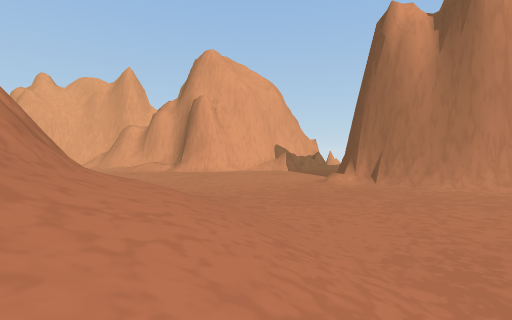
view 1 (above)

22 first-person views from a walk through a scene from a Unity 3-D project. The camera is 1.4 m above the floor, tilts 2° down and sees 85° across. The floor is counted in squares, 2 m on a side. Each view is taken from the middle of a square. On the plan, view 1 faces up. The plan holds only what a view shows up to about 9 squares ahead; the rest is blank. The place goes on beyond the plan. The player is left out.

view 2
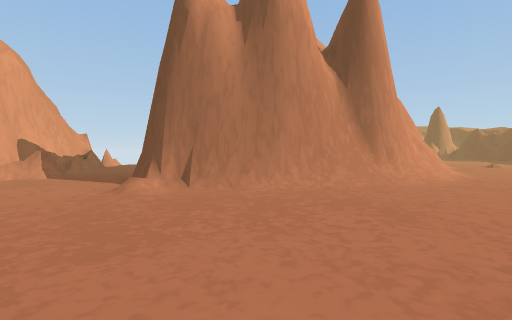

view 3
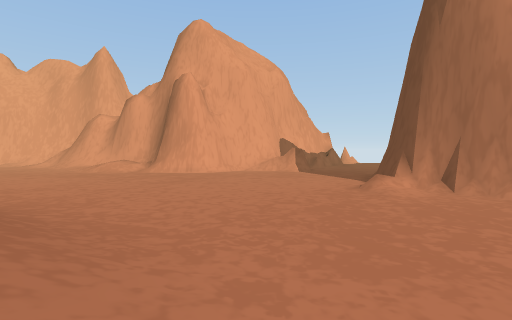

view 4
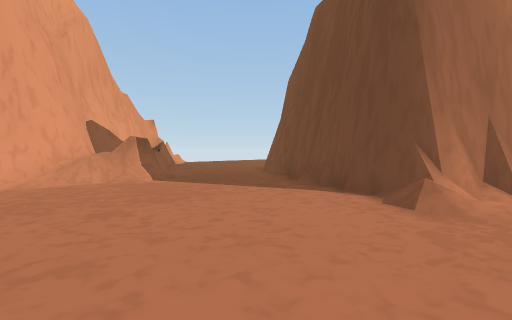

view 5
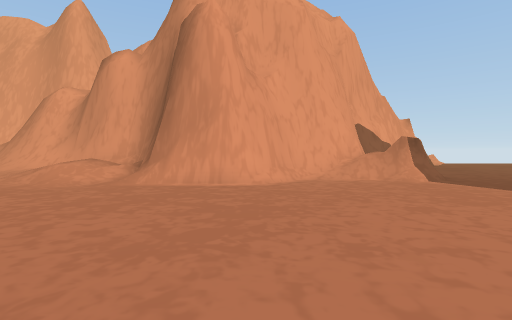

view 6
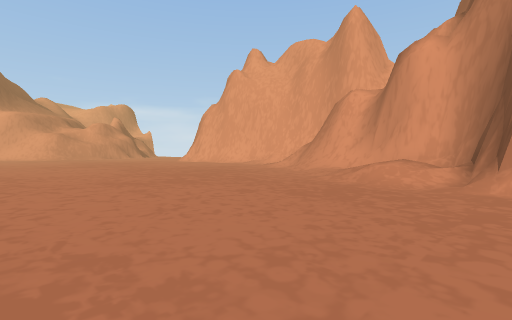

view 7
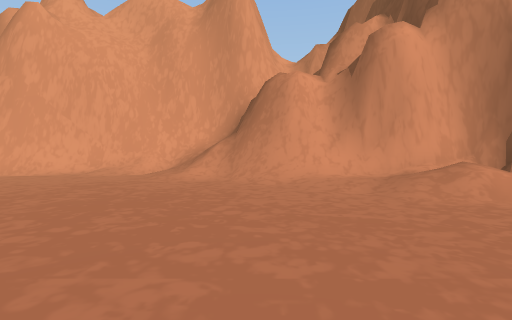

view 8
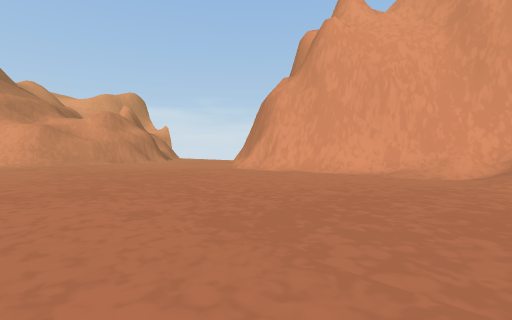

view 9
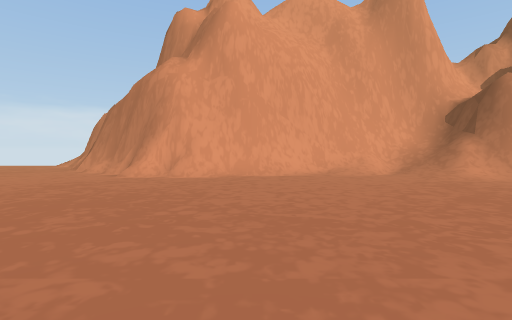

view 10
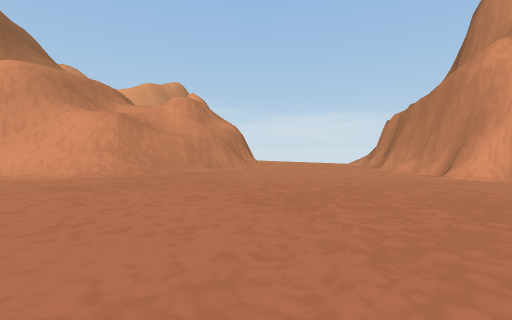

view 11
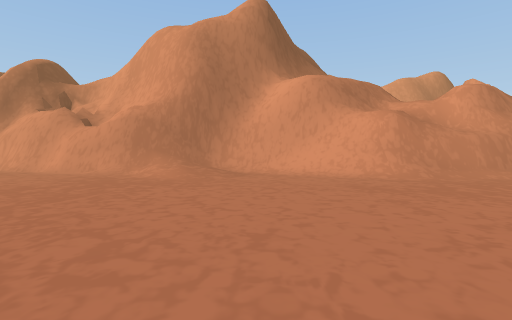

view 12
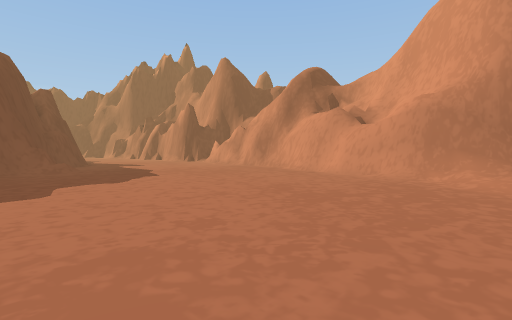

view 13
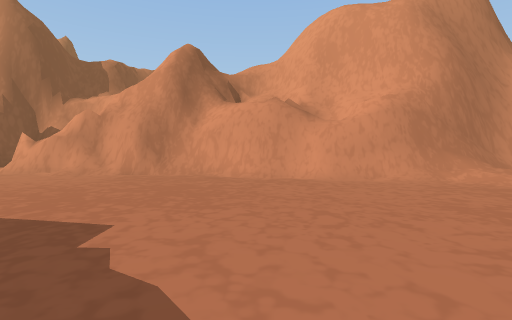

view 14
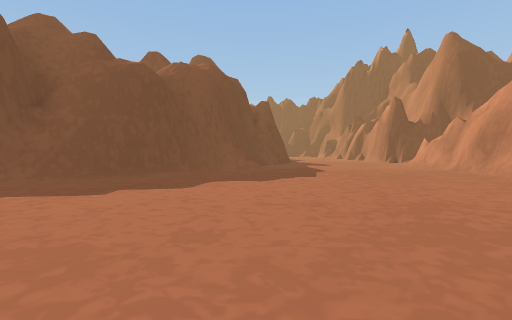

view 15
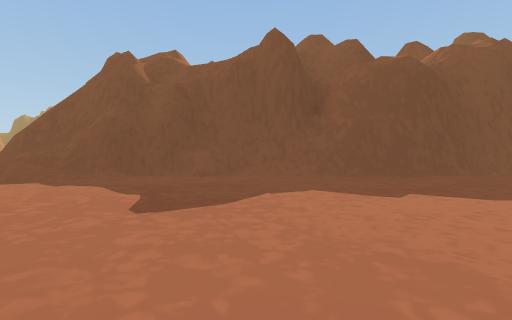

view 16
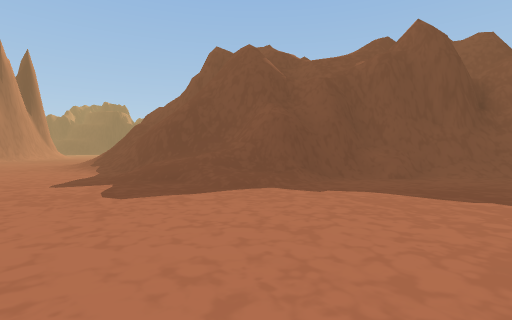

view 17
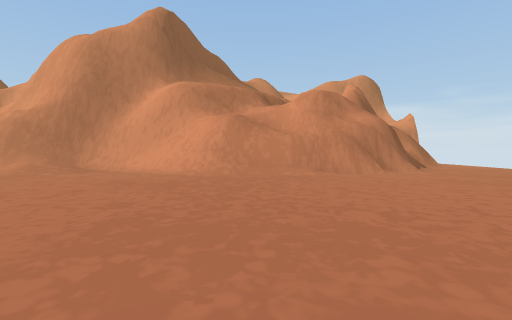

view 18
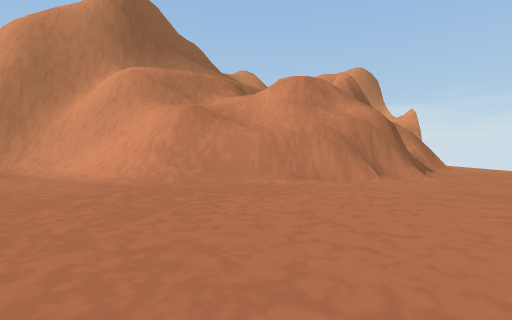

view 19
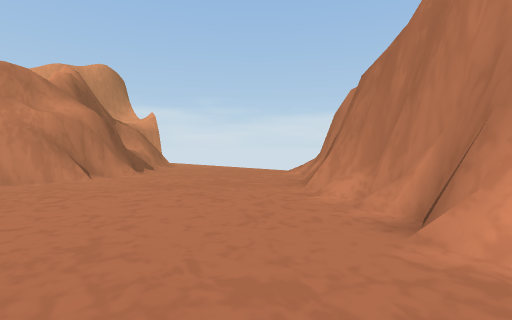

view 20
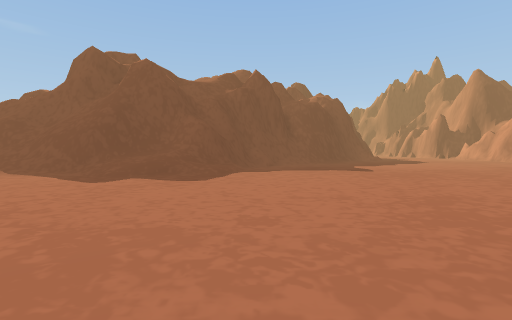

view 21
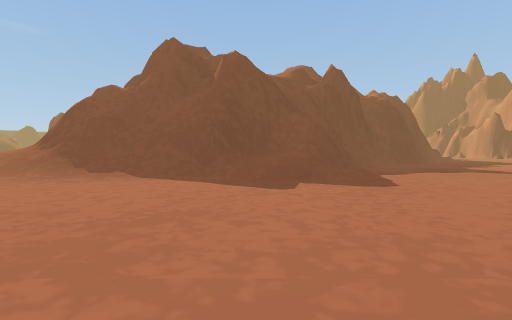

view 22
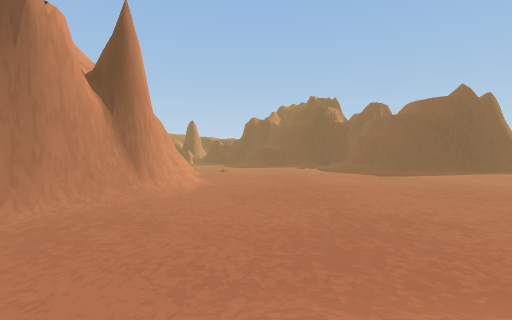

### Floor plan
Key: @ floor where view 1 was taken; # wall or solid block; . floor; / step, stairs or slope; = window, fence, low wall or low ledge.
Columns run from 31 left of view 1 to 11 right of it. Each row starts with its distance up from view 1.
 21  =.......###  #####/=#
 20  ###.......#####/////#           #
 19    #...............//####       ## ..
 18    #.................///###   ###....
 17    #/..................///#####/=#...
 16    #/...................///###.......#
 15    #/................................#
 14    #/...............................##
 13   ##/..............................##
 12   #/...............................##
 11   #/............................../##
 10   #...............................//##
  9   #//.............................../##
  8   #//.............///////////......../##
  7   #/.............////#==/= ///......../##
  6   #/............./#=## #=#=#///.........//
  5   #..............####      #////........../
  4  ##.............=##        ##///...........
  3  ##............/##          #////.........
  2  #............/##            ////......
  1  #........../###              ///......
  0 ##........./###                @/......
 -1 ##......../##                   /......
 -2 #/.... .//##                     ......
 -3 #=...   ###                       .....
 -4 #...                               ....

Where each view was taken, in squares from view 1:
view 1: 0 up, 0 right, facing up
view 2: 3 up, 0 right, facing up-right
view 3: 4 up, 0 right, facing up
view 4: 10 up, 1 left, facing up-right
view 5: 10 up, 2 left, facing up
view 6: 10 up, 4 left, facing up-left
view 7: 12 up, 10 left, facing up
view 8: 12 up, 12 left, facing up-left
view 9: 12 up, 17 left, facing up
view 10: 11 up, 19 left, facing up-left
view 11: 10 up, 20 left, facing left
view 12: 8 up, 21 left, facing down-left
view 13: 2 up, 22 left, facing left
view 14: 8 up, 23 left, facing down
view 15: 8 up, 22 left, facing down-right
view 16: 11 up, 18 left, facing down-right
view 17: 15 up, 19 left, facing left
view 18: 16 up, 21 left, facing left
view 19: 17 up, 20 left, facing up-left
view 20: 16 up, 15 left, facing down
view 21: 15 up, 11 left, facing down
view 22: 2 up, 2 left, facing right
